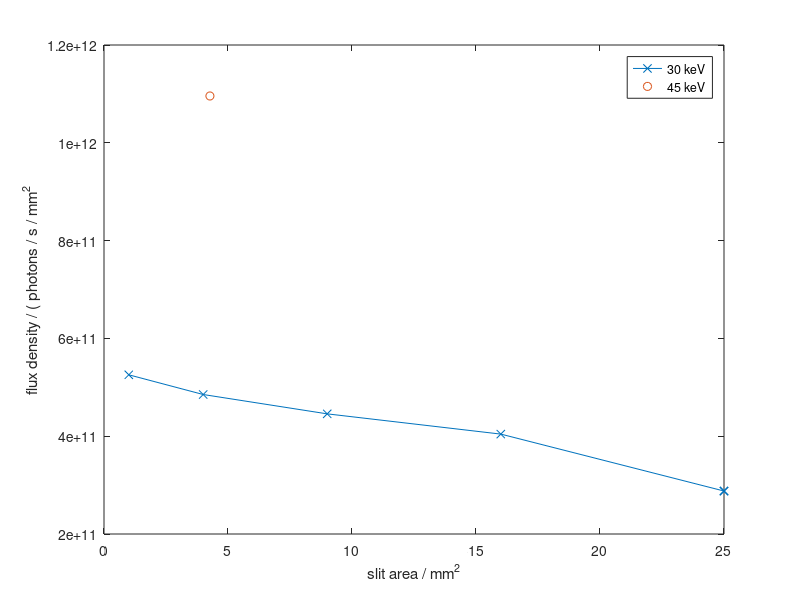

Here is the MATLAB script that generated this plot:
% Flux measurements, commissioning, start: Wednesday, 2018-11-07
% PETRA III: 40 Bunch mode, 90 mA top-up

%Frontend Filter: 300 µm CVD + 50 µm Cu__  
% x-ray transmission at 30000 eV: 0.59__

%% Jupyter notebook issues
% - conversion factor flux(ss)/diode_avg differs from energy to energy
% - same values at E = 20 keV for 2x2 and 4x4

% FABIAN: ampfactor

%% 30 keV %%%%%%%%%%%%%%%%%%%%%%%%%%%%%%%%%%%%%%%%%%%%%%%%%%%%%%%%%%%%%%%%%
% Filter: 300 µm CVD + 50 µm Cu

nn = 1;
s(nn).energy = 30000;
ampfactor = 10000.000;
ss = 0;

ss = ss + 1;
s(nn).slit(ss) = 1*1;% mm^2:
s(nn).flux(ss) = 525542981736.40088;

ss = ss + 1;
s(nn).slit(ss) = 2 * 2; % mm^2
s(nn).flux(ss) = 1940990239781.5906;

ss = ss + 1;
s(nn).slit(ss) = 3 * 3; % mm^2
s(nn).flux(ss) = 4011265338705.3613;

ss = ss + 1;
s(nn).slit(ss) = 4 * 4; % mm^2
s(nn).flux(ss) = 6468891040609.7197;

ss = ss + 1;
s(nn).slit(ss) = 5 * 5; % mm^2
s(nn).flux(ss) = 7197470294599.7373;

% last: open
ss = ss + 1;
s(nn).slit(ss) = 5 * 5; % mm^2
s(nn).flux(ss) = 7196073558201.9785;

%first: open
ss = ss + 1;
s(nn).slit(ss) = 5 * 5; % mm^2
s(nn).flux(ss) =  7195894765156.3301;

flux_density = s(nn).flux ./ s(nn).slit;

figure( 'Name', 'Flux density vs slit' )
plot( s(nn).slit,  flux_density, '-x' )
xlabel( 'slit area / mm^2' )
ylabel( 'flux density / ( photons / s / mm^2' )

%% synchroload beamtime %%%%%%%%%%%%%%%%%%%%%%%%%%%%%%%%%%%%%%%%%%%%%%%%%%%
nn = nn + 1;
s(nn).energy = 45000;
f2 = 1095734443447;
fd2 = 2.5655e+17 / 1000^3; %photons / s / m^2
s2 = 4.271000; % mm^2

hold on
plot( s2, f2, 'o' )
legend( {'30 keV', '45 keV'} )

%% E 40 keV%%%%%%%%%%%%%%%%%%%%%%%%%%%%%%%%%%%%%%%%%%%%%%%%%%%%%%%%%%%%%%%%
nn = nn + 1;
s(nn).energy = 40000;
ss = 0;

ss = ss + 1; 
s(nn).time = 3;

ss = ss + 1; 
s(nn).slit(ss) = 7 * 7;% mm^2
s(nn).flux = 10488633252830.309;

ss = ss + 1;
s(nn).slit(ss) = 6 * 6; % mm^2
s(nn).flux = 10488633252830.309;

ss = ss + 1;
s(nn).slit(ss) = 5 * 5; % mm^2
s(nn).flux = 7599308484093.8027;

ss = ss + 1; 
s(nn).slit(ss) = 4 * 4; % mm^2
s(nn).flux = 5272609387773.2314;

ss = ss + 1; 
s(nn).slit(ss) = 3 * 3; % mm^2
s(nn).flux = 3145347014571.5469;

ss = ss + 1;
s(nn).slit(ss) = 2 * 2; % mm^2
s(nn).flux = 1469944935441.7734;

ss = ss + 1; 
s(nn).slit(ss) = 1 * 1; % mm^2
s(nn).flux = 374143014711.56433;

%% E 50 keV %%%%%%%%%%%%%%%%%%%%%%%%%%%%%%%%%%%%%%%%%%%%%%%%%%%%%%%%%%%%%%
nn = nn + 1;
energy(nn) = 50000; % eV
% Filter: 300 µm CVD + 50 µm Cu and 4mm GC
% x-ray transmission at 50000 eV: 0.73
